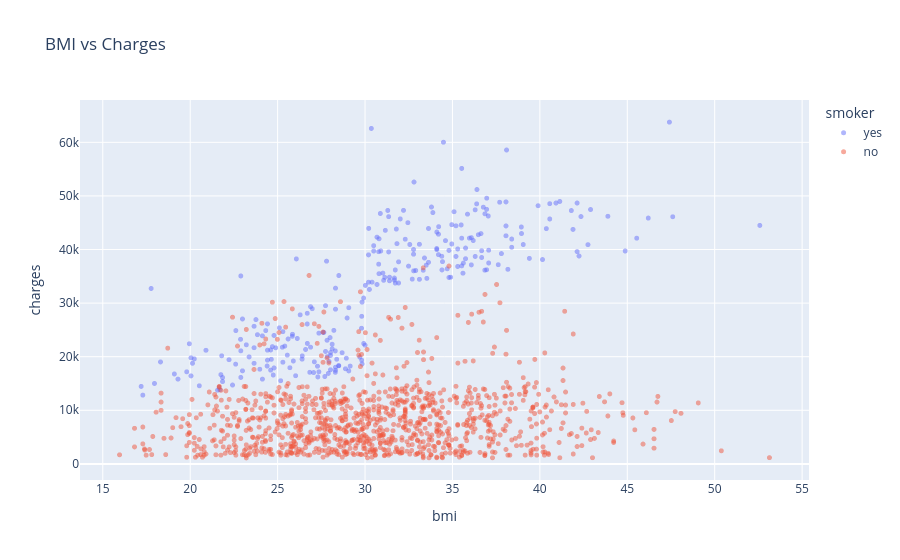

Source (notebook cell):
### Markdown cell above
Check how BMI relates to charges.

### Code cell
fig = px.scatter(medical_df, 
                    x='bmi',
                    y ='charges',
                    color='smoker',
                    opacity=0.5,
                    title='BMI vs Charges')
fig.update_traces(marker_size=5)
fig.show()

### Figure 1 — Plotly figure (JSON) as saved in the notebook; plotly's stock layout.template omitted (floating-point values rounded to 4 significant figures; data arrays with more than 128 entries replaced by an {"elided": "..."} marker saying what was removed)
{"data": [{"hovertemplate": "smoker=yes<br>bmi=%{x}<br>charges=%{y}<extra></extra>", "legendgroup": "yes", "marker": {"color": "#636efa", "opacity": 0.5, "size": 5, "symbol": "circle"}, "mode": "markers", "name": "yes", "showlegend": true, "type": "scattergl", "x": {"elided": "274 float values"}, "xaxis": "x", "y": {"elided": "274 float values"}, "yaxis": "y"}, {"hovertemplate": "smoker=no<br>bmi=%{x}<br>charges=%{y}<extra></extra>", "legendgroup": "no", "marker": {"color": "#EF553B", "opacity": 0.5, "size": 5, "symbol": "circle"}, "mode": "markers", "name": "no", "showlegend": true, "type": "scattergl", "x": {"elided": "1064 float values"}, "xaxis": "x", "y": {"elided": "1064 float values"}, "yaxis": "y"}], "layout": {"legend": {"title": {"text": "smoker"}, "tracegroupgap": 0}, "title": {"text": "BMI vs Charges"}, "xaxis": {"anchor": "y", "domain": [0, 1], "title": {"text": "bmi"}}, "yaxis": {"anchor": "x", "domain": [0, 1], "title": {"text": "charges"}}}}
